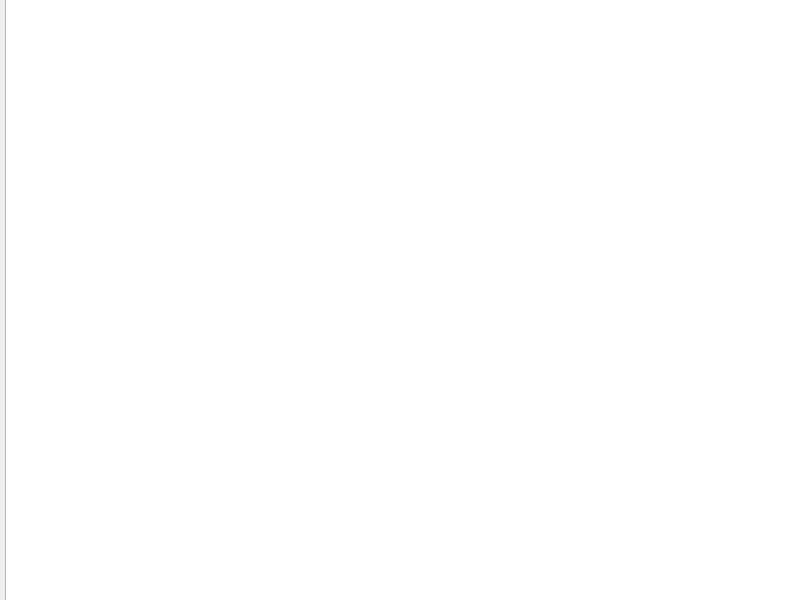
<?xml version="1.0" encoding="UTF-8"?>
<ui version="4.0">
 <class>MainWindow</class>
 <widget class="QMainWindow" name="MainWindow">
  <property name="geometry">
   <rect>
    <x>0</x>
    <y>0</y>
    <width>800</width>
    <height>600</height>
   </rect>
  </property>
  <property name="windowTitle">
   <string>MainWindow</string>
  </property>
  <widget class="QWidget" name="centralwidget">
   <widget class="QListWidget" name="coffeelist">
    <property name="geometry">
     <rect>
      <x>5</x>
      <y>-9</y>
      <width>801</width>
      <height>611</height>
     </rect>
    </property>
   </widget>
  </widget>
 </widget>
 <resources/>
 <connections/>
</ui>
